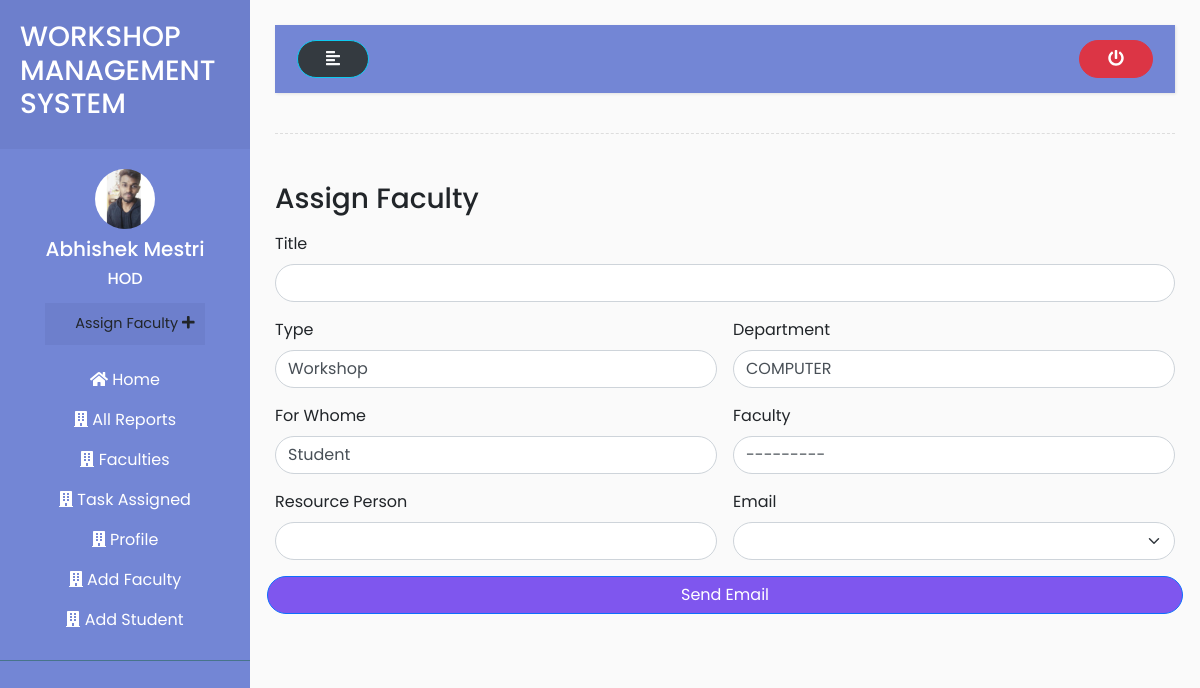
The app's page /hod/assign_task/ (signed in) with its own data.
### accounts/models.py (models this page shows, shortened)
class User(AbstractUser):
    is_hod = models.BooleanField(default=False)
    is_faculty = models.BooleanField(default=False)
    is_student = models.BooleanField(default=False)

class HOD(models.Model):
    user = models.OneToOneField(User, on_delete = models.CASCADE, primary_key = True)
    middle_name = models.CharField (max_length=50)
    phone_number = models.CharField(max_length=20)
    profile_pic = models.ImageField( upload_to='HOD/profile_pic/')
    address = models.CharField(max_length=200)
    gender = (
        ('Male','Male'),
        ('Female','Female')
    )
    sex = models.CharField(choices=gender, max_length=50)
    branches =  (
        ('COMPUTER','COMPUTER'),
        ('EXTC','EXTC'),
        ('MECHANICAL','MECHANICAL'),
        ('AUTOMOBILE','AUTOMOBILE')
    )
    branch = models.CharField( choices = branches, max_length=50)
    joined_at = models.DateField( auto_now=False,null=True,blank=True)
    qualification = models.CharField( max_length=500)
    class Meta:
        verbose_name_plural = 'HODs'

### accounts/views.py (the view, shortened to what this page needs)
# urls.py: path('hod/assign_task/',views.assign_task,name="assign_task"),
@login_required(login_url='login')
def assign_task(request):
    assignform = AssignedTask(request.POST or None)
    context = {
        'assignform': assignform
    }
    return render(request,'../templates/hod/assign_task.html',context)

### accounts/models.py (called while the page is built)
    def __str__(self):
        return self.user.first_name + " " + self.user.last_name

### accounts/templates/hod/assign_task.html (shortened to what this page needs)
{% extends 'base.html' %}
{% load static %}
{% block content %}
<div class="wrapper">
    <nav id="sidebar">
        <div class="sidebar-header">
            <h3>WORKSHOP MANAGEMENT SYSTEM</h3>
        </div>
        <ul class="list-unstyled components">
            <div class="d-flex flex-column justify-content-center text-center ">
                {% if request.user.hod.profile_pic %}
          <img src="{{request.user.hod.profile_pic.url}}" class="img-fluid rounded-circle mx-auto mb-2" width="60px" alt="">
        {% else %}
          <img src="{% static 'img/profile.png' %}" class="img-fluid rounded-circle mx-auto mb-2" width="60px" alt="">
        {% endif %}
                <h5>{{request.user.first_name}} {{request.user.last_name}}</h5>
                <h6>HOD</h6>
                <ul class="list-unstyled ">
                    <li>
                        <button type="button" class="btn">
                            <a href="{% url 'assign_task' %}">Assign Faculty
                                <i class="fas fa-plus"></i>
                            </a>
                        </button>
                    </li>
                </ul>
            </div>
            <div class="nav flex-column nav-pills text-center mt-2" aria-orientation="vertical">
                <a class="nav-link" href="{% url 'hod_home' %}"><i class="fas fa-home"></i> Home</a>
                <a class="nav-link" href="{% url 'all_reports' %}"><i class="fas fa-building"></i> All
                    Reports</a>
                <a class="nav-link " href="{% url 'faculties' %}"><i class="fas fa-building"></i> Faculties</a>
                <a class="nav-link " href="{% url 'task_assigned' %}"><i class="fas fa-building"></i> Task Assigned</a>
                <a class="nav-link " href="{% url 'profile' %}"><i class="fas fa-building"></i> Profile</a>
        <a class="nav-link " href="{% url 'add_faculty' %}"><i class="fas fa-building"></i> Add Faculty</a>
        <a class="nav-link " href="{% url 'add_student' %}"><i class="fas fa-building"></i> Add Student</a>
            </div>
        </ul>
    </nav>
    <div id="content">
        <nav class="navbar navbar-expand-lg " style="background-color: #7386D5;">
            <div class="container-fluid">
                <button type="button" id="sidebarCollapse" class="btn text-light bg-dark btn-info">
                    <i class="fas fa-align-left"></i>
                </button>
                <a href="{% url 'logout' %}">
                    <button type="button" class="btn btn-danger">
                        <i class="fas fa-power-off"></i>
                    </button>
                </a>
            </div>
        </nav>
        <div class="line"></div>
        <div class="row">
            <div class="col-md-12">
                <div class="d-flex justify-content-between py-2">
                    <h3>Assign Faculty</h3>
                </div>
                <form method="POST" class="row g-3">
                    <div class="col-12">
                        <label for="inputAddress" class="form-label">Title</label>
                        {{assignform.event_title}}
                    </div>
                    <div class="col-lg-6">
                        <label for="inputCity" class="form-label">Type</label>
                        {{assignform.types}}
                    </div>
                    <div class="col-lg-6">
                        <label for="inputPassword4" class="form-label">Department</label>
                        {{assignform.org_department}}
                    </div>
                    <div class="col-lg-6">
                        <label for="inputCity" class="form-label">For Whome</label>
                        {{assignform.forwhome}}
                    </div>
                    <div class="col-lg-6">
                        <label for="inputPassword4" class="form-label">Faculty</label>
                        {{assignform.event_coordinator}}
                    </div>
                    <div class="col-lg-6">
                        <label for="inputAddress2" class="form-label">Resource Person</label>
                        {{assignform.res_person}}
                    </div>
                    <div class="col-lg-6">
                        <label for="inputEmail4" class="form-label">Email</label>
                        <select id="inputState" name="email" class="form-select">
                        </select>
                    </div>
                    <button type="submit" class="btn btn-primary">Send Email</button>
                    <div class="col-12">
                    </div>
                </form>
            </div>
        </div>
    </div>
</div>
{% endblock content %}

### accounts/static/css/style2.css (style rules this page uses)
body { font-family: 'Poppins', sans-serif; background: #fafafa; }
a, a:hover, a:focus { color: inherit; text-decoration: none; transition: all 0.3s; }
.navbar { padding: 15px 10px; background: #fff; border: none; border-radius: 0; margin-bottom: 40px; box-shadow: 1px 1px 3px rgba(0, 0, 0, 0.1); }
.line { width: 100%; height: 1px; border-bottom: 1px dashed #ddd; margin: 40px 0; }
.wrapper { display: flex; width: 100%; }
#sidebar { width: 250px; position: fixed; top: 0; left: 0; height: 100vh; z-index: 999; background: #7386D5; color: #fff; transition: all 0.3s; }
#sidebar .sidebar-header { padding: 20px; background: #6d7fcc; }
#sidebar ul.components { padding: 20px 0; border-bottom: 1px solid #47748b; }
#sidebar ul li a { padding: 10px; font-size: 1.1em; display: block; }
ul ul a { font-size: 0.9em !important; padding-left: 30px !important; background: #6d7fcc; }
#content { width: calc(100% - 250px); padding: 25px; min-height: 100vh; transition: all 0.3s; position: absolute; top: 0; right: 0; }

### records on screen
User: user.hod.profile_pic (picture), user.first_name "Abhishek", user.last_name "Mestri"
